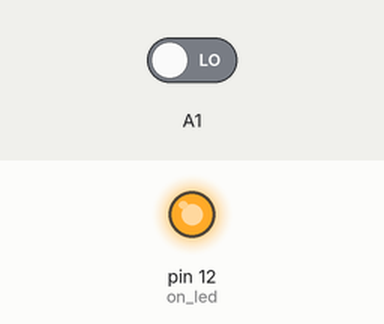
The sketch below on a simulated Arduino Uno, built with avr-gcc and run on an emulated ATmega328P. On the bench: output pins drawn as LEDs (lit = HIGH). The test bench sets the inputs (shaded band); at power-on: A1 LOW.

Above: at 1.2 s.
1.3 s: A1 driven HIGH
At 2.0 s:
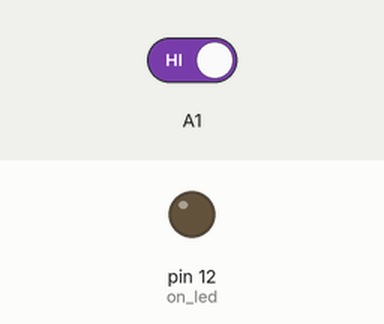
2.8 s: A1 driven LOW
At 3.2 s:
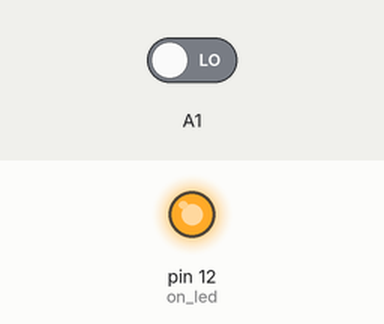
Timing chart, 0 to 5.8 s (numbered marks = the images above; inputs shaded):
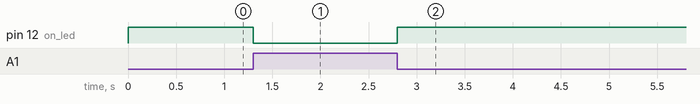

Measured:
- after the input at 1.3 s, pin 12 (on_led): HIGH → LOW at once
- after the input at 2.8 s, pin 12 (on_led): LOW → HIGH at once

The sketch:

2.5.ino
```cpp
#include <PinChangeInterrupt.h>

void setup() {
  pinMode(12, OUTPUT);
  pinMode(A1, INPUT);
  digitalWrite(12, HIGH);
  attachPCINT(digitalPinToPCINT(A1), on_led, CHANGE);
}

void loop()
{

}

void on_led()
{
  digitalWrite(12, !digitalRead(12));
}
```
